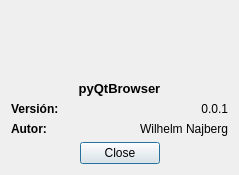
<?xml version="1.0" encoding="UTF-8"?>
<ui version="4.0">
 <class>dlgAbout</class>
 <widget class="QDialog" name="dlgAbout">
  <property name="geometry">
   <rect>
    <x>0</x>
    <y>0</y>
    <width>239</width>
    <height>175</height>
   </rect>
  </property>
  <property name="windowTitle">
   <string>Acerca de</string>
  </property>
  <layout class="QVBoxLayout" name="verticalLayout">
   <item>
    <widget class="QLabel" name="lblLogo">
     <property name="minimumSize">
      <size>
       <width>64</width>
       <height>64</height>
      </size>
     </property>
     <property name="text">
      <string/>
     </property>
     <property name="pixmap">
      <pixmap>img/pyqtbrowser.png</pixmap>
     </property>
     <property name="alignment">
      <set>Qt::AlignCenter</set>
     </property>
    </widget>
   </item>
   <item>
    <widget class="QLabel" name="lblNomPro">
     <property name="font">
      <font>
       <pointsize>10</pointsize>
       <weight>75</weight>
       <bold>true</bold>
      </font>
     </property>
     <property name="text">
      <string>pyQtBrowser</string>
     </property>
     <property name="alignment">
      <set>Qt::AlignCenter</set>
     </property>
    </widget>
   </item>
   <item>
    <layout class="QHBoxLayout" name="horizontalLayout">
     <item>
      <widget class="QLabel" name="lblVersionPro">
       <property name="font">
        <font>
         <weight>75</weight>
         <bold>true</bold>
        </font>
       </property>
       <property name="text">
        <string>Versión:</string>
       </property>
      </widget>
     </item>
     <item>
      <widget class="QLabel" name="lblVersion">
       <property name="text">
        <string>0.0.1</string>
       </property>
       <property name="alignment">
        <set>Qt::AlignRight|Qt::AlignTrailing|Qt::AlignVCenter</set>
       </property>
      </widget>
     </item>
    </layout>
   </item>
   <item>
    <layout class="QHBoxLayout" name="horizontalLayout_2">
     <item>
      <widget class="QLabel" name="lblAutor">
       <property name="font">
        <font>
         <weight>75</weight>
         <bold>true</bold>
        </font>
       </property>
       <property name="text">
        <string>Autor:</string>
       </property>
      </widget>
     </item>
     <item>
      <widget class="QLabel" name="lblNombre">
       <property name="text">
        <string>Wilhelm Najberg</string>
       </property>
       <property name="alignment">
        <set>Qt::AlignRight|Qt::AlignTrailing|Qt::AlignVCenter</set>
       </property>
      </widget>
     </item>
    </layout>
   </item>
   <item>
    <widget class="QDialogButtonBox" name="buttonBox">
     <property name="orientation">
      <enum>Qt::Horizontal</enum>
     </property>
     <property name="standardButtons">
      <set>QDialogButtonBox::Close</set>
     </property>
     <property name="centerButtons">
      <bool>true</bool>
     </property>
    </widget>
   </item>
  </layout>
 </widget>
 <resources/>
 <connections>
  <connection>
   <sender>buttonBox</sender>
   <signal>accepted()</signal>
   <receiver>dlgAbout</receiver>
   <slot>accept()</slot>
   <hints>
    <hint type="sourcelabel">
     <x>248</x>
     <y>254</y>
    </hint>
    <hint type="destinationlabel">
     <x>157</x>
     <y>274</y>
    </hint>
   </hints>
  </connection>
  <connection>
   <sender>buttonBox</sender>
   <signal>rejected()</signal>
   <receiver>dlgAbout</receiver>
   <slot>reject()</slot>
   <hints>
    <hint type="sourcelabel">
     <x>316</x>
     <y>260</y>
    </hint>
    <hint type="destinationlabel">
     <x>286</x>
     <y>274</y>
    </hint>
   </hints>
  </connection>
 </connections>
</ui>
